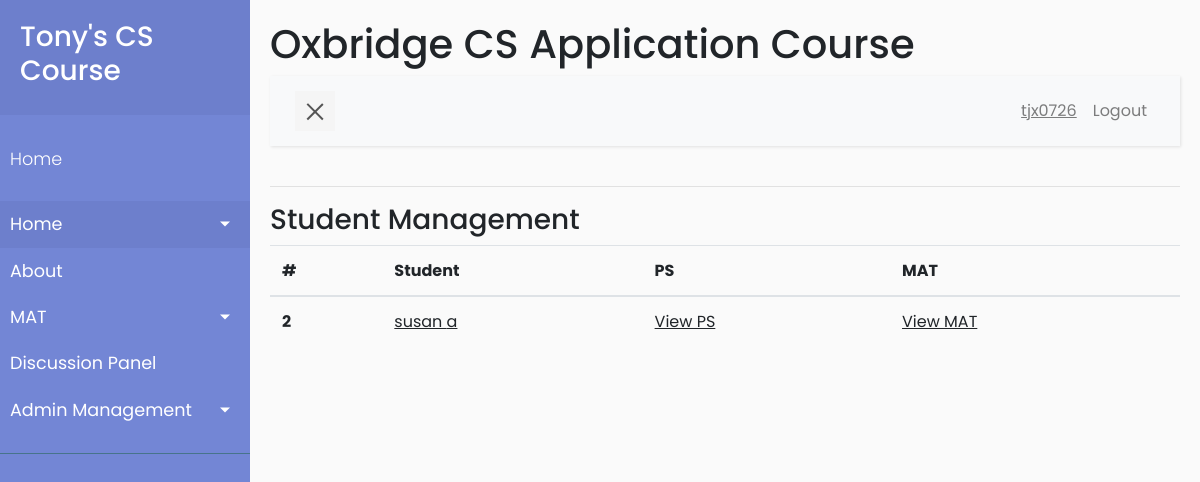
/management/student_management (signed in), run on an earlier commit of the app's database.
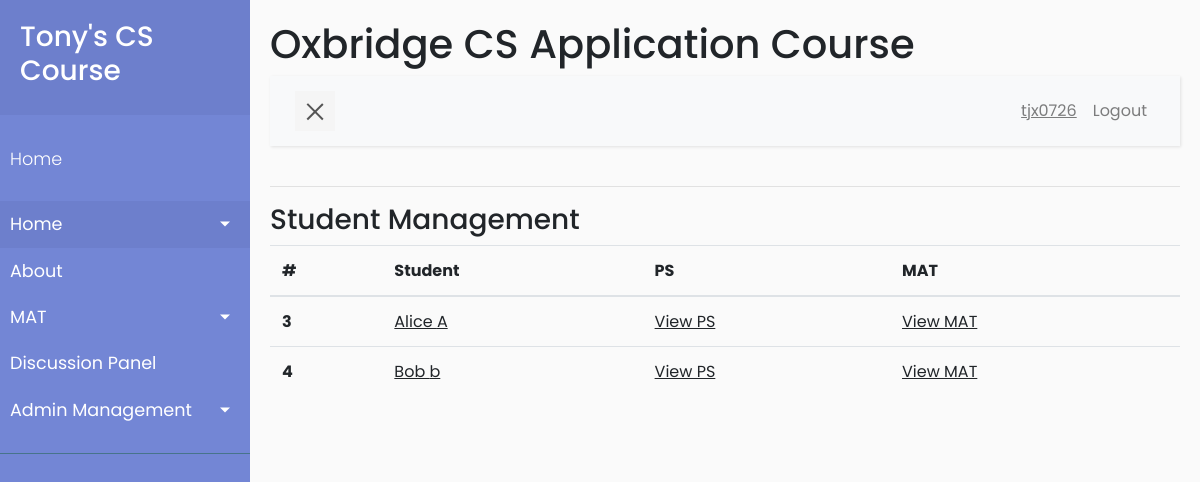
And on a later commit of the database.
### app/models.py (models this page shows, shortened)
class User(UserMixin, db.Model):
    id = db.Column(db.Integer, primary_key=True)
    username = db.Column(db.String(64), index=True, unique=True)
    firstname = db.Column(db.String(64), index=True)
    lastname = db.Column(db.String(64), index=True)
    email = db.Column(db.String(120), index=True, unique=True)
    password_hash = db.Column(db.String(128))
    is_admin = db.Column(db.Boolean, default=False)
    posts = db.relationship('Post', backref='author', lazy='dynamic')
    mats = db.relationship('Mat', secondary=user_mat_association,
                           back_populates='viewers')
    mat_results = db.relationship('Mat_result', backref='student', lazy='dynamic')

### app/routes.py (the view)
@app.route('/management/student_management', methods=['GET', 'POST'])
@login_required
@admin_requirement
def student_management():
    students = User.query.filter_by(is_admin=False).order_by(User.id).all()
    return render_template('student_management.html', title='Student Management',
                           students=students)

### app/models.py (called while the page is built)
@login.user_loader
def load_user(id):
    return User.query.get(int(id))

### app/routes.py (called while the page is built)
def admin_requirement(f):
    from functools import wraps
    @wraps(f)
    def wrap(*args, **kwargs):
        if current_user.is_admin:
            return f(*args, **kwargs)
        else:
            flash('You have no access to admin contents.')
            return redirect(url_for('index'))
    return wrap

### app/templates/student_management.html (shortened to what this page needs)
{% extends "base.html" %}
{% block content %}
    <h3>Student Management</h3>
    <table class="table">
        <thead>
        <tr>
            <th scope="col">#</th>
            <th scope="col">Student</th>
            <th scope="col">PS</th>
            <th scope="col">MAT</th>
        </tr>
        </thead>
        <tbody>
    {% for u in students %}
        <tr>
            <th scope="row">{{ u.id }}</th>
            <td>
                <u><a href="{{ url_for('user_default', username=u.username) }}">
                            {{u.firstname}} {{u.lastname}}</a></u>
            </td>
            <td>
            <u><a href="#">
                    View PS
                </a></u>
            </td>
            <td>
            <u><a href=' {{ url_for('mat_management_user', username=u.username) }}'>
                    View MAT
                </a></u>
            </td>
        </tr>
    {% endfor %}
        </tbody>
    </table>
{% endblock%}

### app/templates/base.html (shortened to what this page needs)
<html lang="en">
    <head>
        <link rel="stylesheet" href="{{  url_for('static', filename='scripts/css/bootstrap.min.css') }}">
        <link rel="stylesheet" href="{{  url_for('static', filename='scripts/css/style5.css') }}">
    </head>
    <body>
        <div class="wrapper">
            <nav id="sidebar">
                <div class="sidebar-header">
                    <a href="{{ url_for('index') }}"><h3>Tony's CS Course</h3></a>
                </div>
                <ul class="list-unstyled components">
                    <a href="{{ url_for('index') }}"><p>Home</p></a>
                    <li class="active">
                        <a href="#homeSubmenu" data-toggle="collapse" aria-expanded="false" class="dropdown-toggle">Home</a>
                    </li>
                    <li>
                        <a href="#">About</a>
                    </li>
                    <li>
                        <a href="#matSubmenu" data-toggle="collapse"
                            aria-expanded="false" class="dropdown-toggle">MAT</a>
                    </li>
                    <li>
                        <a href="{{ url_for('discussion_no_page') }}">Discussion Panel</a>
                    </li>
					{% if current_user.is_admin%}
                    <li>
                        <a href="#adminSubmenu" data-toggle="collapse" aria-expanded="false" class="dropdown-toggle">Admin Management</a>
                    </li>
					{% endif %}
                </ul>
            </nav>
            <div id="content">
                <h1>Oxbridge CS Application Course</h1>
                <nav class="navbar navbar-expand-lg navbar-light bg-light">
                    <div class="container-fluid">
                        <button type="button" id="sidebarCollapse" class="navbar-btn">
                            <span></span>
                        </button>
                        <div class="collapse navbar-collapse" id="navbarSupportedContent">
                            <ul class="nav navbar-nav ml-auto">
                                {% if current_user.is_anonymous %}
                                <li class="nav-item">
                                    <a class="nav-link" href="{{ url_for('login') }}">Login</a>
                                </li>
                                <li class="nav-item">
                                    <a class="nav-link" href="{{
                                        url_for('register') }}">Register</a>
                                </li>
                                {% else %}
                                <li class="nav-item">
                                    <a class="nav-link" href="{{
                                        url_for('user_default', username=current_user.username)}}"><u>{{current_user.username}}</u></a>
                                </li>
                                <li class="nav-item">
                                    <a class="nav-link" href="{{ url_for('logout') }}">Logout</a>
                                </li>
                                {% endif %}
                            </ul>
                        </div>
                    </div>
                </nav>
                <hr>
                {% block content %}
                {% endblock %}
            </div>
        </div>
    </body>
</html>

### app/static/scripts/css/style5.css (style rules this page uses)
body { font-family: 'Poppins', sans-serif; background: #fafafa; word-wrap: break-word; }
p { font-family: 'Poppins', sans-serif; font-size: 1.1em; font-weight: 300; line-height: 1.7em; color: #999; }
a, a:hover, a:focus { color: inherit; text-decoration: none; transition: all 0.3s; }
.navbar { padding: 15px 10px; background: #fff; border: none; border-radius: 0; margin-bottom: 40px; box-shadow: 1px 1px 3px rgba(0, 0, 0, 0.1); }
.navbar-btn { box-shadow: none; outline: none !important; border: none; }
.wrapper { display: flex; width: 100%; align-items: stretch; perspective: 1500px; }
#sidebar { min-width: 250px; max-width: 250px; background: #7386D5; color: #fff; transition: all 0.6s cubic-bezier(0.945, 0.020, 0.270, 0.665); transform-origin: bottom left; }
#sidebar .sidebar-header { padding: 20px; background: #6d7fcc; }
#sidebar ul.components { padding: 20px 0; border-bottom: 1px solid #47748b; }
#sidebar ul p { color: #fff; padding: 10px; }
#sidebar ul li a { padding: 10px; font-size: 1.1em; display: block; }
#sidebar ul li.active > a, a[aria-expanded="true"] { color: #fff; background: #6d7fcc; }
a[data-toggle="collapse"] { position: relative; }
.dropdown-toggle::after { display: block; position: absolute; top: 50%; right: 20px; transform: translateY(-50%); }
#content { width: 100%; padding: 20px; min-height: 100vh; transition: all 0.3s; }
#sidebarCollapse { width: 40px; height: 40px; background: #f5f5f5; cursor: pointer; }
#sidebarCollapse span { width: 80%; height: 2px; margin: 0 auto; display: block; background: #555; transition: all 0.8s cubic-bezier(0.810, -0.330, 0.345, 1.375); transition-delay: 0.2s; }
#sidebarCollapse span:last-of-type { transform: rotate(-45deg) translate(1px, -1px); }

What changed in the data, as far as the page shows it:
removed User: id "2", firstname "susan", lastname "a"
added User: id "3", firstname "Alice", lastname "A"
added User: id "4", firstname "Bob", lastname "b"
